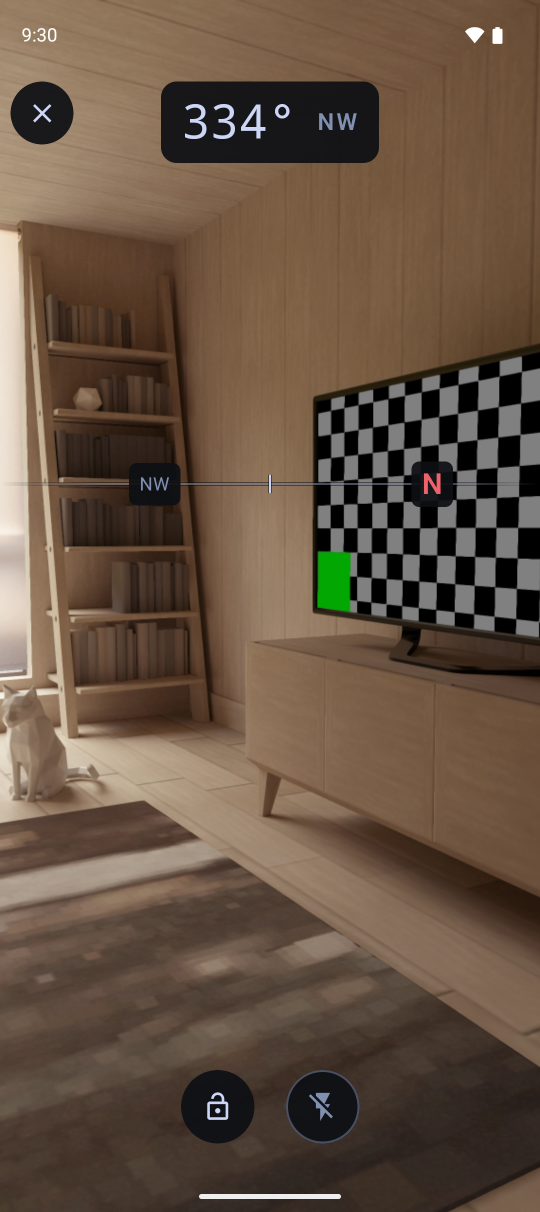
#> input picture docs/launch/assets/screenshots-raw/raw-02-ar.png, 1080 x 2424 px (shown at 1/2 size)
$ python ar_composite.py
#> lines starting #> are read from the running program, lines starting #| are printed output that depends on the picture; after the words box and inside, x2 and y2 are one past the last pixel; in counts of white or black regions, pixels touching at a corner belong together
"""Put the app's real AR chrome over the generated forest POV.

Every overlay element below is lifted pixel-for-pixel out of a real capture of
ArOverlayScreen — the bounding boxes came from a connected-components pass on
the capture, not from eyeballing. Only the camera feed behind them is replaced.
"""
from PIL import Image, ImageDraw, ImageChops

SRC = Image.open("../screenshots-raw/raw-02-ar.png").convert("RGB")   # real capture, 1080x2424
W, H = SRC.size
#> W = 1080; H = 2424
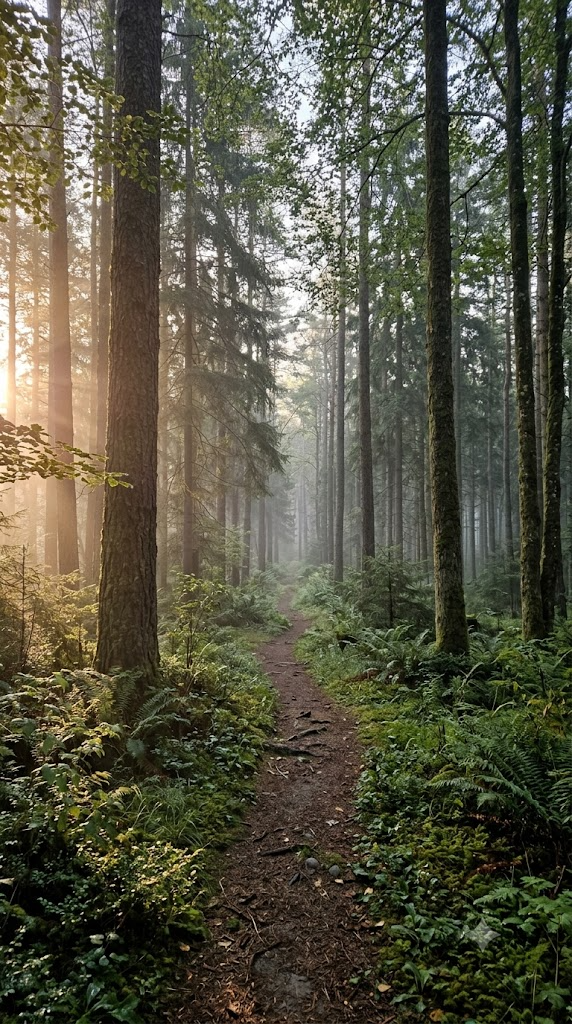
#> input picture docs/launch/assets/screenshots-raw/forest-pov.png, 572 x 1024 px

# id: (x, y, w, h, corner radius)  — radius None means a full circle/pill
CHIPS = [
    ("hud",   322, 163, 436, 163, 36),
    ("close",  21, 163, 126, 126, None),
    ("lock",  362, 2140, 147, 147, None),
    ("torch", 576, 2144, 139, 139, None),
    ("nw",    258,  926, 103,  85, 14),
    ("n",     823,  924,  83,  89, 16),
    ("nav",   398, 2388, 284,  10, 5),
]


def cover(img, w, h):
    """Scale-and-crop to fill, centred."""
#> called with w = 1080, h = 2424
    s = max(w / img.width, h / img.height)
#> s = 2.37
    r = img.resize((round(img.width * s), round(img.height * s)), Image.LANCZOS)
    return r.crop(((r.width - w) // 2, (r.height - h) // 2,
                   (r.width - w) // 2 + w, (r.height - h) // 2 + h))
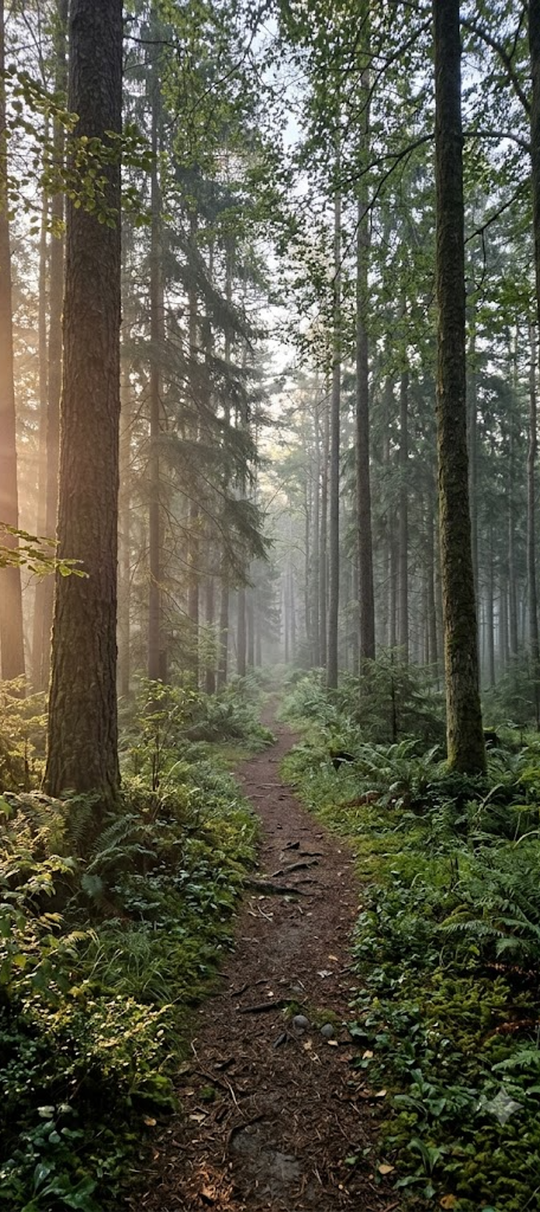
#> returned value: PIL image 1080x2424 RGB (shown at 1/2 size); mean R, G, B 88, 86.9, 70.6


out = cover(Image.open("../screenshots-raw/forest-pov.png").convert("RGB"), W, H)

SS = 4  # supersample the chip masks so the rounded corners are not stair-stepped
for name, x, y, w, h, rad in CHIPS:
    m = Image.new("L", (w * SS, h * SS), 0)
    d = ImageDraw.Draw(m)
    r = (min(w, h) / 2 if rad is None else rad) * SS
    d.rounded_rectangle([0, 0, w * SS - 1, h * SS - 1], r, fill=255)
    out.paste(SRC.crop((x, y, x + w, y + h)), (x, y), m.resize((w, h), Image.LANCZOS))
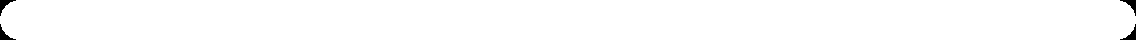
#> m: PIL image 1136x40 L; 99.2% white; 4 black regions, box (x1, y1, x2, y2) and area: (0, 0, 16, 16) 88, (1120, 0, 1136, 16) 88, (0, 24, 16, 40) 88, (1120, 24, 1136, 40) 88
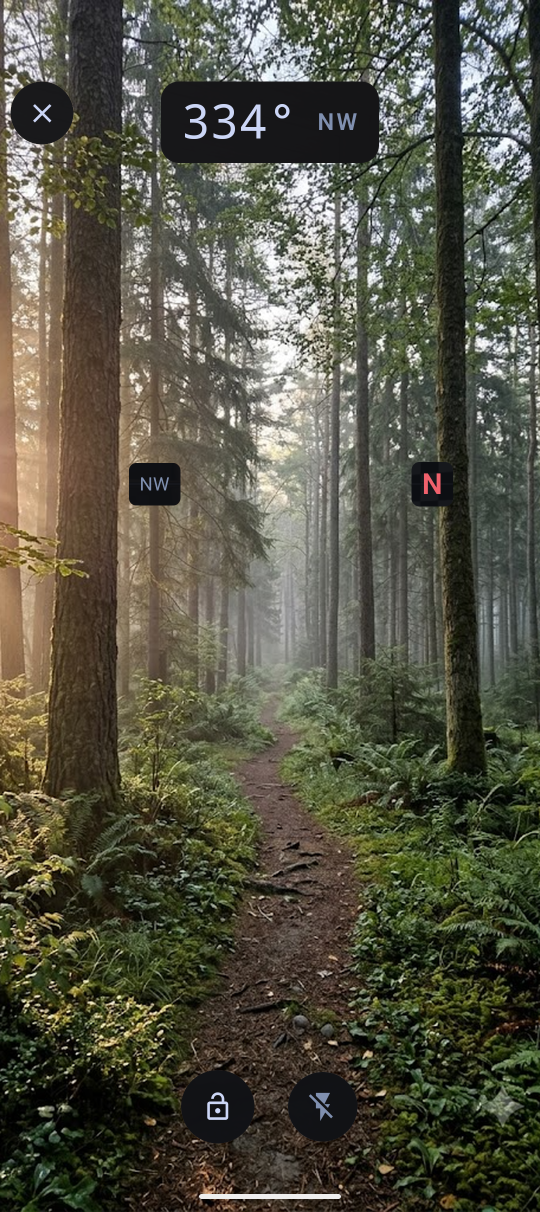
#> out: PIL image 1080x2424 RGB (shown at 1/2 size); mean R, G, B 84.7, 83.6, 68.2

# Status bar. The AR capture's own bar is dark glyphs baked onto the old
# scene's wood and cannot be lifted cleanly, so take the real white glyphs from
# the night compass capture instead — drawing a replacement by hand left this
# frame with a different wifi and battery shape from every other screenshot.
# The forest's sky is bright, so the glyphs carry their own soft shadow, which
# is what Android does over a light camera preview.
from PIL import ImageFilter

BAR_H = 118
bar_src = Image.open("../screenshots-raw/raw-01-compass.png").convert("RGB").crop((0, 0, W, BAR_H))
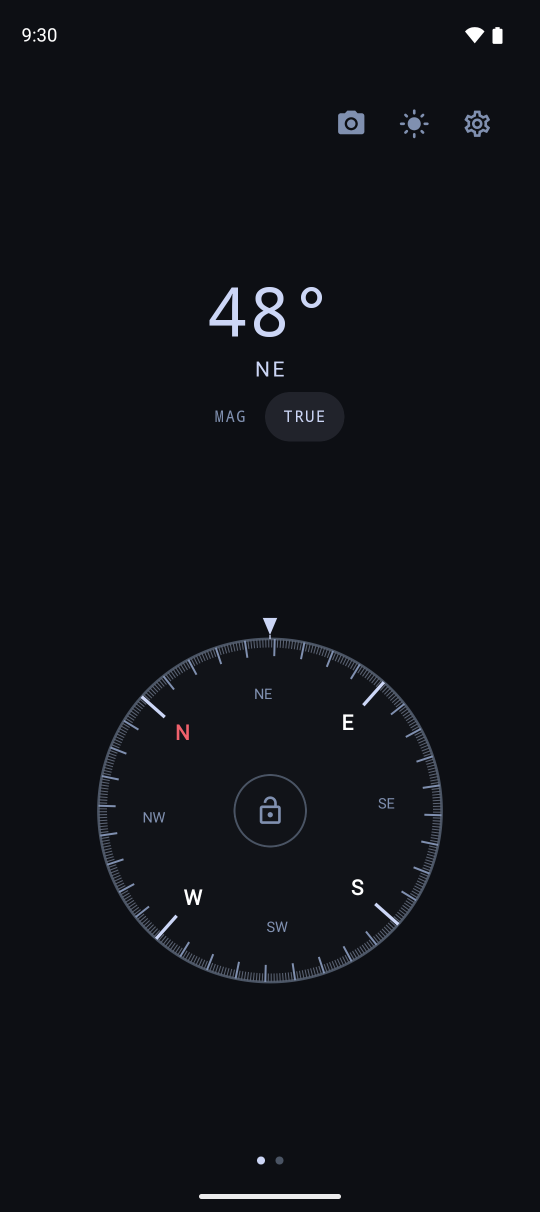
#> input picture docs/launch/assets/screenshots-raw/raw-01-compass.png, 1080 x 2424 px (shown at 1/2 size)
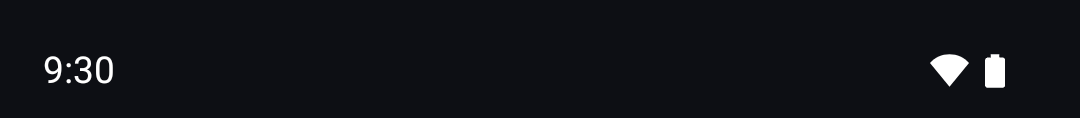
#> bar_src: PIL image 1080x118 RGB; mean R, G, B 16.7, 18.7, 23.6
br, bg_, bb = bar_src.split()
lum = ImageChops.lighter(ImageChops.lighter(br, bg_), bb)
glyphs = lum.point(lambda v: min(255, max(0, (v - 90) * 4)))

shadow = Image.new("RGBA", (W, BAR_H), (0, 0, 0, 0))
#> shadow: PIL image 1080x118 RGBA; every value is 0
shadow.paste((0, 0, 0, 165), (0, 0), glyphs)
shadow = shadow.filter(ImageFilter.GaussianBlur(7))
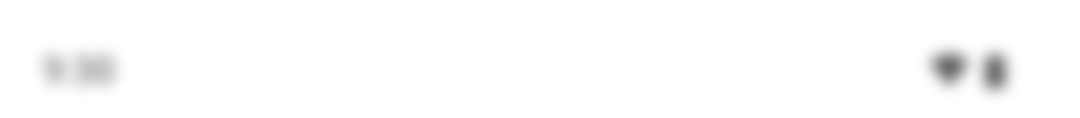
#> shadow: PIL image 1080x118 RGBA; mean R, G, B, A 0, 0, 0, 2.6; transparent parts drawn white
out.paste(shadow.convert("RGB"), (0, 0), shadow.split()[3])

white = Image.new("RGB", (W, BAR_H), (255, 255, 255))
#> white: PIL image 1080x118 RGB; every value is 255
out.paste(white, (0, 0), glyphs)

out.save("../screenshots-raw/raw-02-ar-forest.png")
print("wrote raw-02-ar-forest.png", out.size)
#| wrote raw-02-ar-forest.png (1080, 2424)
